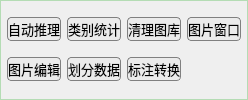
       <widget class="QGroupBox" name="groupBox_3">
        <property name="font">
         <font>
          <pointsize>10</pointsize>
         </font>
        </property>
        <property name="styleSheet">
         <string notr="true">QGroupBox{border: 1px solid  rgb(180, 220, 180);}</string>
        </property>
        <property name="title">
         <string/>
        </property>
        <layout class="QGridLayout" name="gridLayout_4">
         <property name="leftMargin">
          <number>6</number>
         </property>
         <property name="topMargin">
          <number>6</number>
         </property>
         <property name="rightMargin">
          <number>6</number>
         </property>
         <property name="bottomMargin">
          <number>6</number>
         </property>
         <item row="3" column="0">
          <widget class="QPushButton" name="pushButton_auto_infer">
           <property name="enabled">
            <bool>true</bool>
           </property>
           <property name="minimumSize">
            <size>
             <width>0</width>
             <height>24</height>
            </size>
           </property>
           <property name="font">
            <font>
             <pointsize>10</pointsize>
            </font>
           </property>
           <property name="styleSheet">
            <string notr="true">QPushButton
{background-color: rgb(235, 235, 235);
border: 1px solid gray;
border-radius: 4px;
}
 QPushButton:hover {
            background-color:  rgb(225, 225, 225);
}

 QPushButton:pressed {
            background-color:  rgb(215, 215, 215);
        }        

</string>
           </property>
           <property name="text">
            <string>自动推理</string>
           </property>
           <property name="icon">
            <iconset>
             <normaloff>images/auto_infer/chip_large.png</normaloff>images/auto_infer/chip_large.png</iconset>
           </property>
          </widget>
         </item>
         <item row="3" column="3">
          <widget class="QPushButton" name="pushButton_check_label">
           <property name="enabled">
            <bool>true</bool>
           </property>
           <property name="minimumSize">
            <size>
             <width>0</width>
             <height>24</height>
            </size>
           </property>
           <property name="font">
            <font>
             <pointsize>10</pointsize>
            </font>
           </property>
           <property name="toolTip">
            <string>清理多余的图片或标注文件</string>
           </property>
           <property name="styleSheet">
            <string notr="true">QPushButton
{background-color: rgb(235, 235, 235);
border: 1px solid gray;
border-radius: 4px;
}
 QPushButton:hover {
            background-color:  rgb(225, 225, 225);
}

 QPushButton:pressed {
            background-color:  rgb(215, 215, 215);
        }        
</string>
           </property>
           <property name="text">
            <string>清理图库</string>
           </property>
           <property name="icon">
            <iconset>
             <normaloff>images/look/View_black.svg</normaloff>images/look/View_black.svg</iconset>
           </property>
           <property name="iconSize">
            <size>
             <width>16</width>
             <height>16</height>
            </size>
           </property>
          </widget>
         </item>
         <item row="3" column="2">
          <widget class="QPushButton" name="pushButton_stat">
           <property name="minimumSize">
            <size>
             <width>0</width>
             <height>24</height>
            </size>
           </property>
           <property name="font">
            <font>
             <pointsize>10</pointsize>
            </font>
           </property>
           <property name="styleSheet">
            <string notr="true">QPushButton
{background-color: rgb(235, 235, 235);
border: 1px solid gray;
border-radius: 4px;
}
 QPushButton:hover {
            background-color:  rgb(225, 225, 225);
}

 QPushButton:pressed {
            background-color:  rgb(215, 215, 215);
        }        

 
</string>
           </property>
           <property name="text">
            <string>类别统计</string>
           </property>
           <property name="icon">
            <iconset>
             <normaloff>images/图片7.png</normaloff>images/图片7.png</iconset>
           </property>
          </widget>
         </item>
         <item row="3" column="5">
          <widget class="QPushButton" name="pushButton_img_window">
           <property name="minimumSize">
            <size>
             <width>0</width>
             <height>24</height>
            </size>
           </property>
           <property name="font">
            <font>
             <pointsize>10</pointsize>
            </font>
           </property>
           <property name="toolTip">
            <string>新建一个窗口来展示一张图片</string>
           </property>
           <property name="styleSheet">
            <string notr="true">QPushButton
{background-color: rgb(235, 235, 235);
border: 1px solid gray;
border-radius: 4px;
}
 QPushButton:hover {
            background-color:  rgb(225, 225, 225);
}

 QPushButton:pressed {
            background-color:  rgb(215, 215, 215);
        }        

</string>
           </property>
           <property name="text">
            <string>图片窗口</string>
           </property>
           <property name="icon">
            <iconset>
             <normaloff>images/window.png</normaloff>images/window.png</iconset>
           </property>
           <property name="iconSize">
            <size>
             <width>16</width>
             <height>16</height>
            </size>
           </property>
          </widget>
         </item>
         <item row="4" column="0">
          <widget class="QPushButton" name="pushButton_img_edit">
           <property name="minimumSize">
            <size>
             <width>0</width>
             <height>24</height>
            </size>
           </property>
           <property name="font">
            <font>
             <pointsize>10</pointsize>
            </font>
           </property>
           <property name="toolTip">
            <string>编辑并保存图片</string>
           </property>
           <property name="styleSheet">
            <string notr="true">QPushButton
{background-color: rgb(235, 235, 235);
border: 1px solid gray;
border-radius: 4px;
}
 QPushButton:hover {
            background-color:  rgb(225, 225, 225);
}

 QPushButton:pressed {
            background-color:  rgb(215, 215, 215);
        }        
</string>
           </property>
           <property name="text">
            <string>图片编辑</string>
           </property>
           <property name="icon">
            <iconset>
             <normaloff>images/img_video_camera/image.png</normaloff>images/img_video_camera/image.png</iconset>
           </property>
           <property name="iconSize">
            <size>
             <width>16</width>
             <height>16</height>
            </size>
           </property>
          </widget>
         </item>
         <item row="4" column="2">
          <widget class="QPushButton" name="pushButton_img_tv">
           <property name="minimumSize">
            <size>
             <width>0</width>
             <height>24</height>
            </size>
           </property>
           <property name="font">
            <font>
             <pointsize>10</pointsize>
            </font>
           </property>
           <property name="toolTip">
            <string>生成单独的训练集&amp;验证集文件夹</string>
           </property>
           <property name="styleSheet">
            <string notr="true">QPushButton
{background-color: rgb(235, 235, 235);
border: 1px solid gray;
border-radius: 4px;
}
 QPushButton:hover {
            background-color:  rgb(225, 225, 225);
}

 QPushButton:pressed {
            background-color:  rgb(215, 215, 215);
        }        
</string>
           </property>
           <property name="text">
            <string>划分数据</string>
           </property>
           <property name="icon">
            <iconset>
             <normaloff>images/train_val.png</normaloff>images/train_val.png</iconset>
           </property>
           <property name="iconSize">
            <size>
             <width>16</width>
             <height>16</height>
            </size>
           </property>
          </widget>
         </item>
         <item row="4" column="3">
          <widget class="QPushButton" name="pushButton_convert_label">
           <property name="minimumSize">
            <size>
             <width>0</width>
             <height>24</height>
            </size>
           </property>
           <property name="font">
            <font>
             <pointsize>10</pointsize>
            </font>
           </property>
           <property name="toolTip">
            <string>转换标注格式</string>
           </property>
           <property name="styleSheet">
            <string notr="true">QPushButton
{background-color: rgb(235, 235, 235);
border: 1px solid gray;
border-radius: 4px;
}
 QPushButton:hover {
            background-color:  rgb(225, 225, 225);
}

 QPushButton:pressed {
            background-color:  rgb(215, 215, 215);
        }        
</string>
           </property>
           <property name="text">
            <string>标注转换</string>
           </property>
           <property name="icon">
            <iconset>
             <normaloff>images/direction/loop.png</normaloff>images/direction/loop.png</iconset>
           </property>
           <property name="iconSize">
            <size>
             <width>16</width>
             <height>16</height>
            </size>
           </property>
          </widget>
         </item>
        </layout>
       </widget>
